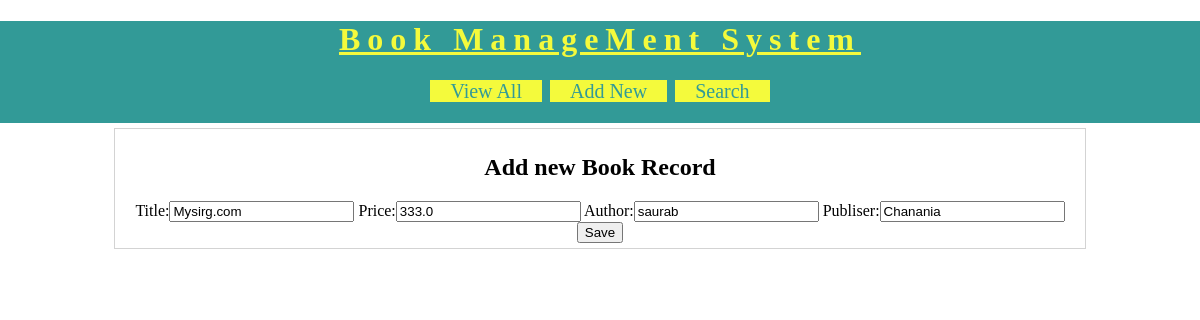
Page /BRM/edit-book?bookid=5 (signed in) on the committed database.
### BRM/models.py (models this page shows, shortened)
class Book(models.Model):
    title=models.CharField(max_length=100)
    price=models.FloatField()
    author=models.CharField(max_length=110)
    publisher=models.CharField(max_length=220,help_text="Please enter publisher detalis")
    class Meta:
        ordering=['title']
    objects=models.Manager

### BRM/views.py (the view)
# urls.py: path('edit-book',views.editBook),
@login_required(login_url='/BRM/login')
def editBook(request):
    username=request.session['username']
    book=Book.objects.get(id=request.GET['bookid'])
    fields={'title':book.title,'price':book.price,"author":book.author,'publisher':book.publisher}
    form=NewBookForm(initial=fields)
    res=render(request,'BRM/edit_book.html',{'form':form,'book':book,'username':username})
    return res

### BRM/forms.py
class NewBookForm(forms.Form):
    title=forms.CharField(label="Title",max_length=100)
    price=forms.FloatField(label="Price")
    author=forms.CharField(label="Author",max_length=200)
    publisher=forms.CharField(label='Publiser',max_length=200)

### template/BRM/edit_book.html (shortened to what this page needs)
<!DOCTYPE html>
<html lang="en">
{% load static %}
<head>
    <link rel="stylesheet" type="text/css" href="{% static 'css/BRMStyle.css' %}">
</head>
<body>
<div id="header">
<h1>Book ManageMent System</h1>
<div id="nav">
<a href="BRM/view-books">View All</a>
<a href="BRM/new-book">Add New</a>
<a href="BRM/search-book">Search</a>
</div>
</div >
   <div id="main">
    <h2> Add new Book Record </h2>
    <form method='POST' action='/BRM/edit'>
       {{form}}
       <input type="submit" value="Save">
   </form>
   </div>
</body>
</html>

### static/css/BRMStyle.css (style rules this page uses)
body { background-color:white; margin:0px 0px 0px 0px; font-family:"calibri"; }
#header { background-color:#329A97; padding-bottom:20px; text-align:center; }
#header h1 { text-align:center; color:#F4FA3C; letter-spacing:7px; text-decoration:underline; }
#nav { width:60%; margin:auto; }
#nav a { background-color:#F4FA3C; width:150px; border:solid 2px #329A97; font-size:20px; text-decoration:none; color:#329A97; padding-left:20px; padding-right:20px; }
#main { margin: auto; border:solid 1px lightgray; width:80%; padding:5px; margin-top:5px; }
#main form, #main h2 { text-align:center; }
#nav { width:60%; margin: auto; }

### rows in the picture
Book: title "Mysirg.com", price "333.0", author "saurab", publisher "Chanania"
